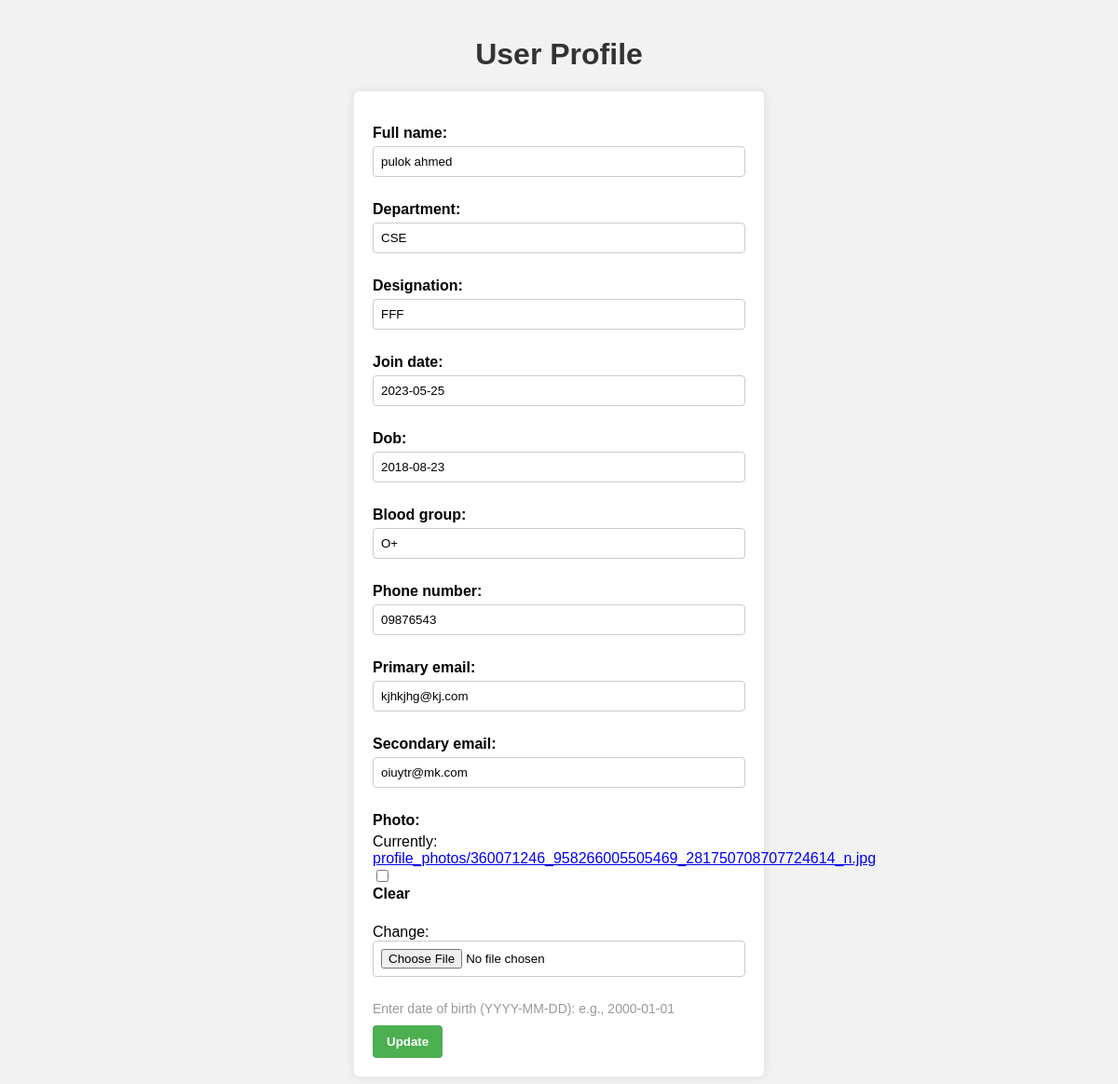
The page /update-profile/ (signed in) on the database its author committed.
### apps/models.py (models this page shows, shortened)
class CustomUser(AbstractUser):
    USER_TYPE_CHOICES = (
        ('ADMINISTRATION', 'Administration'),
        ('DEPARTMENT_HEAD', 'Department Head'),
        ('STORE_EXECUTIVE', 'Store Executive'),
        ('NORMAL_USER', 'Normal User'),
    )
    user_type = models.CharField(max_length=20, choices=USER_TYPE_CHOICES)
    plain_text_password = models.CharField(max_length=128, blank=True)
    full_name = models.CharField(max_length=100,default='')
    department = models.CharField(max_length=100,default='')
    designation = models.CharField(max_length=100,default='')
    join_date = models.DateField(blank=True, null=True)
    dob = models.DateField(blank=True, null=True)
    blood_group = models.CharField(max_length=10,default='Unknown')
    phone_number = models.CharField(max_length=20,default='')
    primary_email = models.EmailField(blank=True, null=True)
    secondary_email = models.EmailField(blank=True, null=True)
    photo = models.ImageField(upload_to='profile_photos', blank=True, null=True)

### apps/views.py (the view)
# urls.py: path('update-profile/', views.update_profile, name='update_profile'),
def update_profile(request):
    user = request.user
    if request.method == 'POST':
        form = ProfileUpdateForm(request.POST, request.FILES, instance=user)
        if form.is_valid():
            form.save()
            return redirect('update_profile')
        else:
            print(form.errors)
            errors = form.errors
            return render(request, 'update_profile.html', {'form': form, 'errors': errors})
    else:
        form = ProfileUpdateForm(instance=user)
    return render(request, 'update_profile.html', {'form': form})

### apps/forms.py
class ProfileUpdateForm(forms.ModelForm):
    class Meta:
        model = CustomUser
        fields = ['full_name', 'department', 'designation', 'join_date', 'dob', 'blood_group', 'phone_number', 'primary_email', 'secondary_email', 'photo']

### apps/templates/update_profile.html (shortened to what this page needs)
<!DOCTYPE html>
<html>
<head>
</head>
<body>
  <h1>User Profile</h1>
  <form id="profileForm" method="post" enctype="multipart/form-data">
    {{ form.as_p }}
    <p class="dob-note">Enter date of birth (YYYY-MM-DD): e.g., 2000-01-01</p>
    <input type="submit" value="Update">
  </form>
</body>
</html>

### apps/templates/update_profile.html (style rules this page uses)
body { font-family: Arial, sans-serif; background-color: #f2f2f2; }
h1 { text-align: center; color: #333; margin-top: 40px; }
form { max-width: 400px; margin: 0 auto; background-color: #fff; padding: 20px; border-radius: 5px; box-shadow: 0 0 10px rgba(0, 0, 0, 0.1); }
label { display: block; margin-bottom: 5px; font-weight: bold; }
input[type="text"], input[type="email"], input[type="date"], input[type="file"] { width: 100%; padding: 8px; margin-bottom: 10px; border: 1px solid #ccc; border-radius: 4px; box-sizing: border-box; }
input[type="submit"] { background-color: #4CAF50; color: white; padding: 10px 15px; border: none; border-radius: 4px; cursor: pointer; font-weight: bold; }
.dob-note { font-size: 14px; margin-bottom: 10px; color: #999; }

### rows shown on the page
CustomUser: full_name "pulok ahmed", department "CSE", designation "FFF", join_date "2023-05-25", dob "2018-08-23", blood_group "O+", phone_number "09876543", primary_email "kjhkjhg@kj.com", secondary_email "oiuytr@mk.com"
